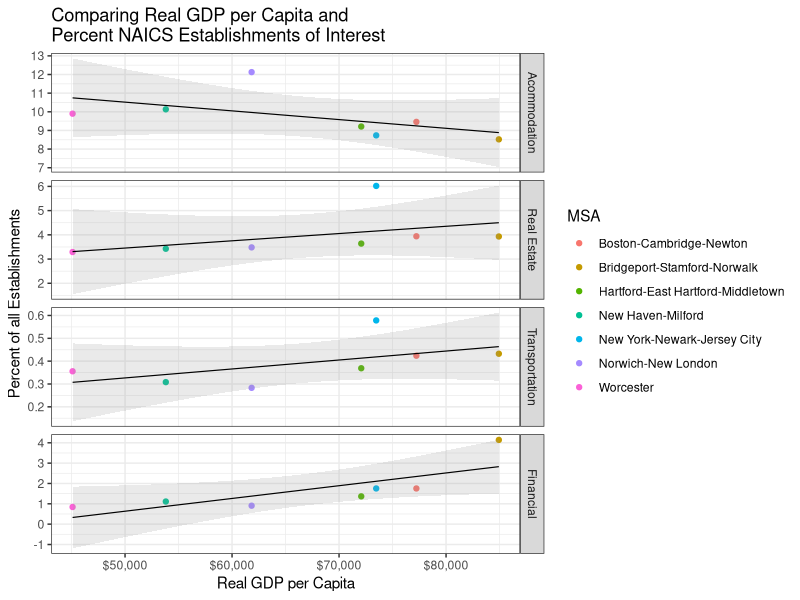
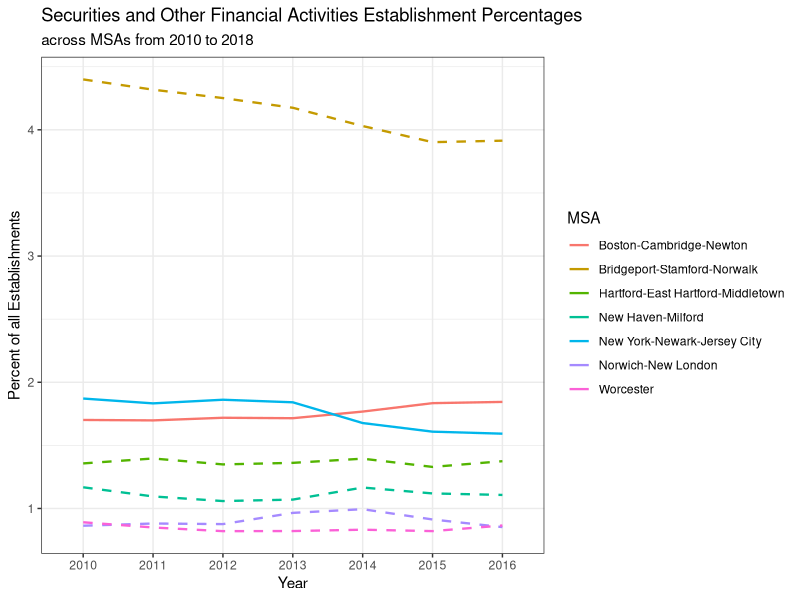

Write R code to recreate these figures, in order.
######
## 20 May 2020
## Amenity Analysis
######
setwd("~/Documents/GitHub/ct-data-praxis/R Files/Analysis")

library(dplyr)
library(readr)
library(ggplot2)
library(tidyr)

df <- read.csv("../../Data/joined_data.csv")
naics <- read.csv("../../Data/Census Data/Firm Entries and Exits/firm_estab_naics_wide.csv")
naics %>% 
  filter(variable == "ESTB") %>% 
  select(-X, -variable) -> NAICS

NAICS[,-unname(which(colSums(is.na(NAICS))>0))] -> NAICS

df %>% 
  left_join(NAICS, by = c("CBSA" = "MSA", "year")) %>% 
  na.omit() -> full_df

## Amenity Subset:
full_df %>% 
  select(NAME, year, gdp.pcap, age_two, upper_class, y_adult_col_high, n_423, n_44.45, n_447, n_452, n_488,
         n_53, n_531, n_72, n_722) %>% 
  gather("variable", "value", -NAME, -year, -gdp.pcap, -age_two, -upper_class, -y_adult_col_high)->amenities


#Accommodation and Food Services:
cor.test(full_df$gdp.pcap, full_df$n_72)

#Real Estate and Rental and Leasing:
cor.test(full_df$gdp.pcap, full_df$n_53)
#Support Activities for Transportation:
cor.test(full_df$gdp.pcap, full_df$n_488)
#Securities, commodity contracts, and other financial activities:
cor.test(full_df$gdp.pcap, full_df$n_523)


## Facet Grid Plot:
full_df %>% 
  mutate(area = ifelse(NAME %in% c("New York-Newark-Jersey City", "Boston-Cambridge-Newton"),
                       "Not CT", "CT")) %>% 
  select(NAME, area, year, n_72, n_53, n_488, n_523, gdp.pcap) %>% 
  gather("variable", "value", -NAME, -year, -area, -gdp.pcap) %>% 
  group_by(NAME, variable) %>% 
  summarise(value = mean(value), gdp.pcap = mean(gdp.pcap)) %>% 
  ungroup() %>% 
  mutate(variable = factor(variable,
                           levels = c("n_72", "n_53", "n_488", "n_523"),
                           labels = c("Acommodation", "Real Estate", "Transportation", "Financial")),
         value = value*100) %>% 
  ggplot(aes(x = gdp.pcap, y = value))+
  geom_point(aes(color = NAME))+
  stat_smooth(method = "lm", color = "black", cex = 0.4, alpha = 0.2)+
  facet_grid(variable~., scales = "free")+
  theme_bw()+
  scale_x_continuous(labels = scales::dollar)+
  labs(x = "Real GDP per Capita",
       y = "Percent of all Establishments",
       color = "MSA",
       title = "Comparing Real GDP per Capita and\nPercent NAICS Establishments of Interest")
  
  
  

## VIZ
full_df %>% 
  mutate(area = ifelse(NAME %in% c("New York-Newark-Jersey City", "Boston-Cambridge-Newton"),
                       "Not CT", "CT")) %>% 
  select(NAME, area, year, n_523) %>% 
  gather("variable", "value", -NAME, -year, -area) %>% 
  mutate(value = value*100) %>% 
  ggplot(aes(x = as.character(year), y = value, group = NAME)) +
  geom_line(aes(color = NAME, linetype = area), size = 0.8) +
  scale_linetype_manual(values = c("dashed", "solid")) +
  guides(linetype = FALSE) +
  theme_bw()+
  labs(x = "Year",
       y = "Percent of all Establishments",
       color = "MSA",
       title = "Securities and Other Financial Activities Establishment Percentages",
       subtitle = "across MSAs from 2010 to 2018")
